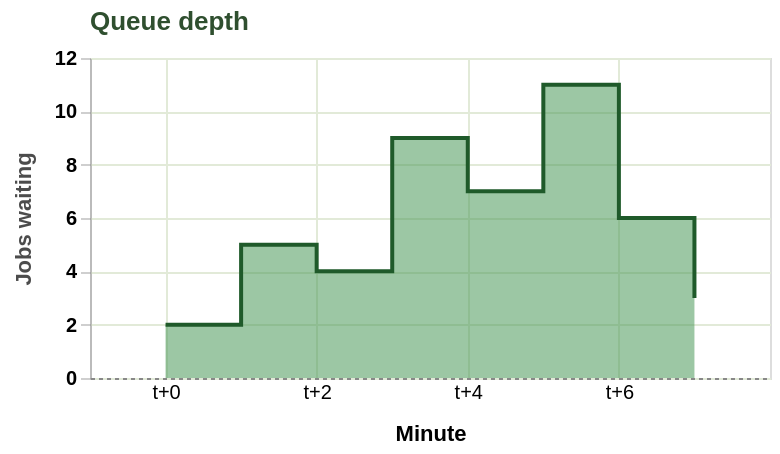

Write the Vega-Lite specification saved for this chart.
### Vega-Lite specification from a JSON file in a GitHub repository (floating-point values rounded to 4 significant figures)
{"$schema": "https://vega.github.io/schema/vega-lite/v6.json", "description": "Area chart customization: every non-default property here is one eas draws natively (fc-qx1.43).", "title": {"text": "Queue depth", "frame": "group", "anchor": "start", "color": "#2f4f2f", "fontSize": 13, "offset": 6}, "width": 340, "height": 160, "data": {"values": [{"t": 0, "depth": 2}, {"t": 1, "depth": 5}, {"t": 2, "depth": 4}, {"t": 3, "depth": 9}, {"t": 4, "depth": 7}, {"t": 5, "depth": 11}, {"t": 6, "depth": 6}, {"t": 7, "depth": 3}]}, "mark": {"type": "area", "interpolate": "step-after", "color": "#4c9a5a", "opacity": 0.55, "line": {"color": "#1f5a2a", "strokeWidth": 2}}, "encoding": {"x": {"field": "t", "type": "quantitative", "scale": {"padding": 6}, "axis": {"values": [0, 2, 4, 6], "labelExpr": "'t+' + datum.label", "ticks": false, "domainDash": [2, 2], "title": "Minute"}}, "y": {"field": "depth", "type": "quantitative", "scale": {"domain": [0, 12]}, "axis": {"tickCount": 4, "labelFontWeight": "bold", "domainOpacity": 0.4, "tickOpacity": 0.4, "titleOpacity": 0.7, "title": "Jobs waiting"}}}, "config": {"axis": {"gridColor": "#e2ead8", "titlePadding": 10}}}
